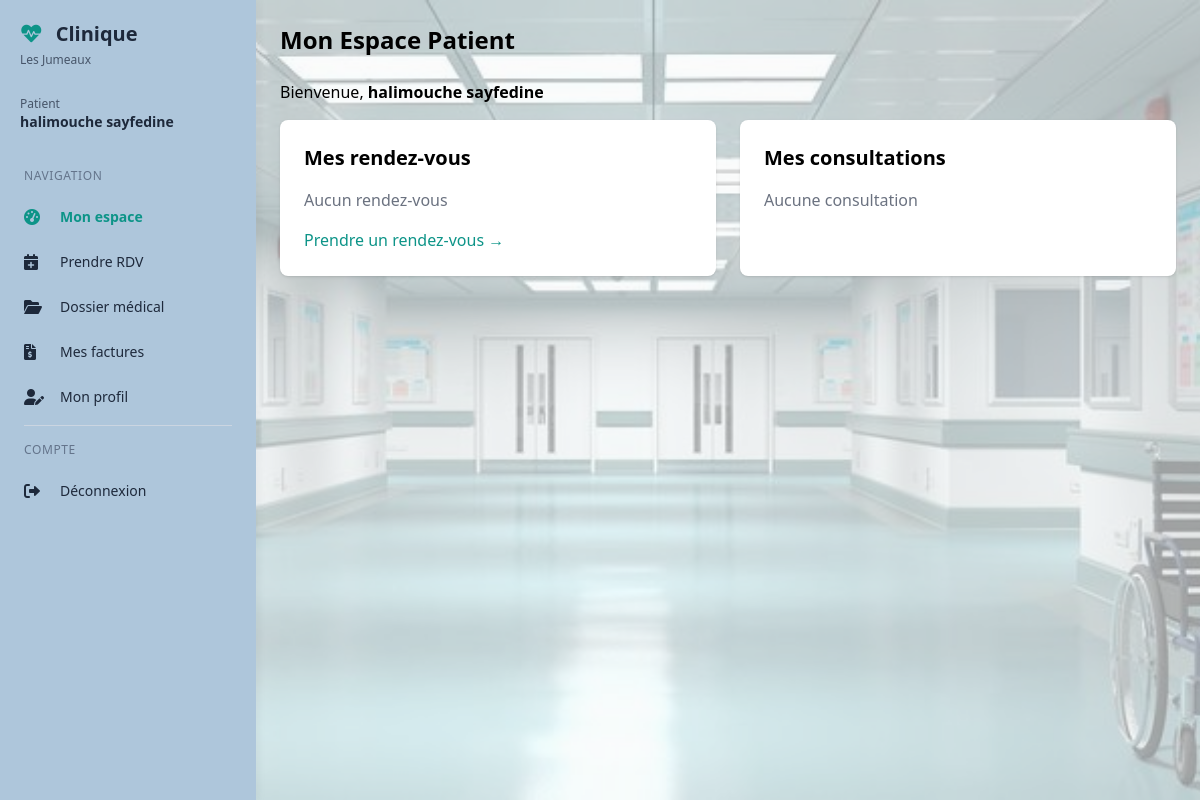
Before: /patient/dashboard (signed in) with the older database file.
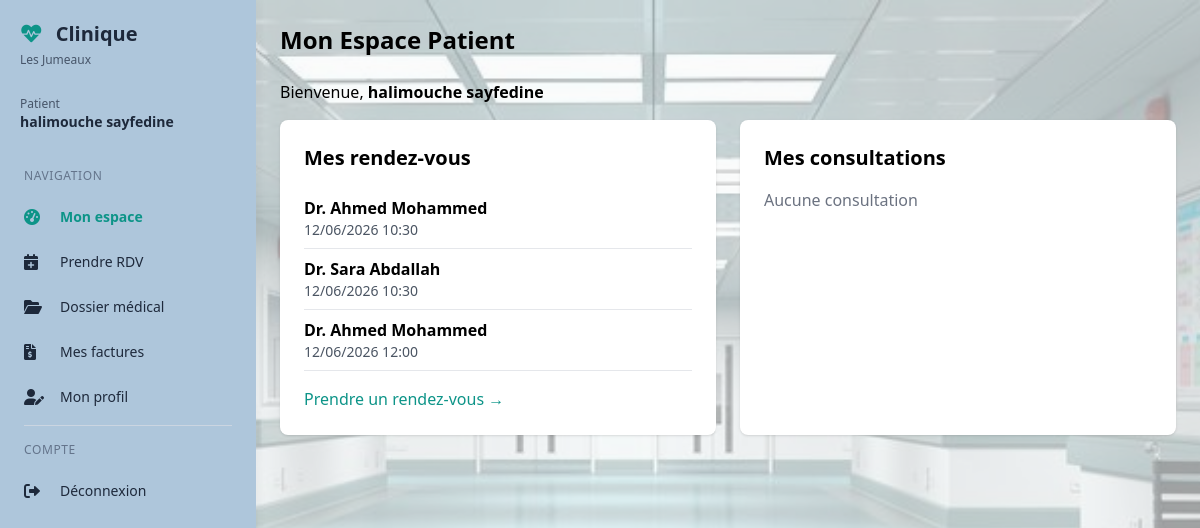
After: the same page with the newer database file.
### models/database.py (models this page shows)
class RendezVous(db.Model):
    __tablename__ = 'rendezvous'
    id = db.Column(db.Integer, primary_key=True)
    patient_id = db.Column(db.Integer, db.ForeignKey('patients.id'), nullable=False)
    medecin_id = db.Column(db.Integer, db.ForeignKey('medecins.id'), nullable=False)
    date_rendezvous = db.Column(db.DateTime, nullable=False)
    duree = db.Column(db.Integer, default=30)
    motif = db.Column(db.Text)
    statut = db.Column(db.String(20), default='en_attente')
    created_at = db.Column(db.DateTime, default=datetime.utcnow)
    patient = db.relationship('Patient', back_populates='rendezvous', foreign_keys=[patient_id])
    medecin = db.relationship('Medecin', back_populates='rendezvous', foreign_keys=[medecin_id])

class Medecin(db.Model):
    __tablename__ = 'medecins'
    id = db.Column(db.Integer, primary_key=True)
    nom = db.Column(db.String(100), nullable=False)
    specialite = db.Column(db.String(100), nullable=False)
    email = db.Column(db.String(120))
    telephone = db.Column(db.String(20))
    adresse_cabinet = db.Column(db.Text)
    numero_ordre = db.Column(db.String(50))
    created_at = db.Column(db.DateTime, default=datetime.utcnow)
    rendezvous = db.relationship('RendezVous', back_populates='medecin', lazy='dynamic')
    consultations = db.relationship('Consultation', back_populates='medecin', lazy='dynamic')
    ordonnances = db.relationship('Ordonnance', back_populates='medecin', lazy='dynamic')

### models/patient.py (the view)
@patient_bp.route('/dashboard')
@patient_required
def dashboard():
    patient = get_current_patient()
    if not patient:
        return render_template('error.html', message="Profil patient non trouvé")
    user = Utilisateur.query.get(session['user_id'])
    if user:
        session['nom'] = user.nom
        session['prenom'] = user.prenom
    rendezvous = RendezVous.query.filter_by(patient_id=patient.id).order_by(RendezVous.date_rendezvous).limit(5).all()
    consultations = Consultation.query.filter_by(patient_id=patient.id).order_by(Consultation.date.desc()).limit(5).all()
    ordonnances = Ordonnance.query.filter_by(patient_id=patient.id).order_by(Ordonnance.date.desc()).limit(5).all()
    factures = Facture.query.filter_by(patient_id=patient.id).order_by(Facture.date.desc()).limit(5).all()
    return render_template('patient/dashboard.html',
                         patient=patient,
                         rendezvous=rendezvous,
                         consultations=consultations,
                         ordonnances=ordonnances,
                         factures=factures)

### models/patient.py (called while the page is built)
def patient_required(f):
    @wraps(f)
    def decorated_function(*args, **kwargs):
        if 'user_id' not in session:
            return redirect(url_for('auth.login'))
        if session.get('role') != 'patient':
            return render_template('error.html', message="Accès non autorisé"), 403
        return f(*args, **kwargs)
    return decorated_function

def get_current_patient():
    user = Utilisateur.query.get(session['user_id'])
    return Patient.query.filter_by(user_id=user.id).first() if user else None

### templates/patient/dashboard.html (shortened to what this page needs)
{% extends "base_dashboard.html" %}
{% block content %}
<div>
    <h1 class="text-2xl font-bold mb-6">Mon Espace Patient</h1>
    <p class="mb-4">Bienvenue, <strong>{{ session.nom }} {{ session.prenom }}</strong></p>
    <div class="grid grid-cols-1 md:grid-cols-2 gap-6">
        <div class="bg-white rounded-lg shadow p-6">
            <h2 class="text-xl font-semibold mb-4">Mes rendez-vous</h2>
            {% if rendezvous %}
                {% for rdv in rendezvous %}
                <div class="border-b py-2"><p><strong>Dr. {{ rdv.medecin.nom }}</strong></p><p class="text-sm text-gray-600">{{ rdv.date_rendezvous.strftime('%d/%m/%Y %H:%M') if rdv.date_rendezvous else '-' }}</p></div>
                {% endfor %}
            {% else %}<p class="text-gray-500">Aucun rendez-vous</p>{% endif %}
            <a href="/patient/rendezvous" class="inline-block mt-4 text-primary hover:underline">Prendre un rendez-vous →</a>
        </div>
        <div class="bg-white rounded-lg shadow p-6">
            <h2 class="text-xl font-semibold mb-4">Mes consultations</h2>
            {% if consultations %}
                {% for c in consultations %}
                <div class="border-b py-2"><p><strong>Dr. {{ c.medecin.nom }}</strong> - {{ c.date.strftime('%d/%m/%Y') if c.date else '-' }}</p><p class="text-sm text-gray-600">{{ c.diagnostic[:50] if c.diagnostic else 'Pas de diagnostic' }}</p></div>
                {% endfor %}
            {% else %}<p class="text-gray-500">Aucune consultation</p>{% endif %}
        </div>
    </div>
</div>
{% endblock %}

### templates/base_dashboard.html (shortened to what this page needs)
<!DOCTYPE html>
<html lang="fr">
<head>
    <script src="https://cdn.tailwindcss.com"></script>
    <link href="https://cdnjs.cloudflare.com/ajax/libs/font-awesome/6.0.0/css/all.min.css" rel="stylesheet">
    <link rel="stylesheet" href="{{ url_for('static', filename='style.css') }}">
</head>
<body class="bg-gray-50 font-sans antialiased">
<div class="fixed inset-0 -z-10 bg-gray-50/60"></div>
<div class="flex min-h-screen">
    <aside class="sidebar fixed md:relative z-40 w-64 flex-shrink-0 h-full md:h-auto overflow-y-auto">
        <div class="p-5">
            <div class="flex items-center justify-between sidebar-header">
                <div>
                    <h2 class="text-xl font-bold">
                        <i class="fas fa-heartbeat text-primary mr-2"></i>
                        Clinique
                    </h2>
                    <p class="text-xs mt-1">Les Jumeaux</p>
                </div>
            </div>
            <div class="sidebar-user mt-4 pt-3">
                <p class="text-sm">
                    <span class="block text-xs role">{{ session.role|capitalize }}</span>
                    <span class="font-semibold name">{{ session.nom }} {{ session.prenom }}</span>
                </p>
            </div>
        </div>
        <nav class="px-3 pb-4">
            <div class="sidebar-section text-xs uppercase tracking-wider px-3 py-2 mt-2">Navigation</div>
            {% if session.role == 'admin' %}
            <a href="{{ url_for('admin.dashboard') }}" class="sidebar-link {% if request.endpoint == 'admin.dashboard' %}active{% endif %}">
                <i class="fas fa-tachometer-alt w-5"></i><span>Dashboard</span>
            </a>
            <a href="{{ url_for('admin.gestion_utilisateurs') }}" class="sidebar-link {% if request.endpoint == 'admin.gestion_utilisateurs' %}active{% endif %}">
                <i class="fas fa-users-cog w-5"></i><span>Gestion utilisateurs</span>
            </a>
            <a href="{{ url_for('admin.statistiques') }}" class="sidebar-link flex items-center px-3 py-2 rounded-lg mb-1 transition">
                <i class="fas fa-chart-line w-5"></i><span class="ml-3">Statistiques</span>
            </a>
            {% elif session.role == 'patient' %}
            <a href="{{ url_for('patient.dashboard') }}" class="sidebar-link {% if request.endpoint == 'patient.dashboard' %}active{% endif %}">
                <i class="fas fa-tachometer-alt w-5"></i><span>Mon espace</span>
            </a>
            <a href="{{ url_for('patient.rendezvous_page') }}" class="sidebar-link {% if request.endpoint == 'patient.rendezvous_page' %}active{% endif %}">
                <i class="fas fa-calendar-plus w-5"></i><span>Prendre RDV</span>
            </a>
            <a href="{{ url_for('patient.dossier') }}" class="sidebar-link {% if request.endpoint == 'patient.dossier' %}active{% endif %}">
                <i class="fas fa-folder-open w-5"></i><span>Dossier médical</span>
            </a>
            <a href="{{ url_for('patient.factures') }}" class="sidebar-link {% if request.endpoint == 'patient.factures' %}active{% endif %}">
                <i class="fas fa-file-invoice-dollar w-5"></i><span>Mes factures</span>
            </a>
            <a href="{{ url_for('patient.profil') }}" class="sidebar-link {% if request.endpoint == 'patient.profil' %}active{% endif %}">
                <i class="fas fa-user-edit w-5"></i><span>Mon profil</span>
            </a>
            {% endif %}
            <div class="sidebar-border"></div>
            <div class="sidebar-section text-xs uppercase tracking-wider px-3 py-2">Compte</div>
            <a href="{{ url_for('auth.logout') }}" class="sidebar-link logout">
                <i class="fas fa-sign-out-alt w-5"></i><span>Déconnexion</span>
            </a>
        </nav>
    </aside>
    <div class="flex-1 flex flex-col">
        <main class="flex-1 p-4 md:p-6">
            {% block content %}{% endblock %}
        </main>
    </div>
</div>
</body>
</html>

Changed rows visible on the page:
added RendezVous: medecin.nom "Ahmed Mohammed", date_rendezvous "12/06/2026 10:30"
added RendezVous: medecin.nom "Sara Abdallah", date_rendezvous "12/06/2026 10:30"
added RendezVous: medecin.nom "Ahmed Mohammed", date_rendezvous "12/06/2026 12:00"
Other visible differences:
text no longer shown: "Aucun rendez-vous"
